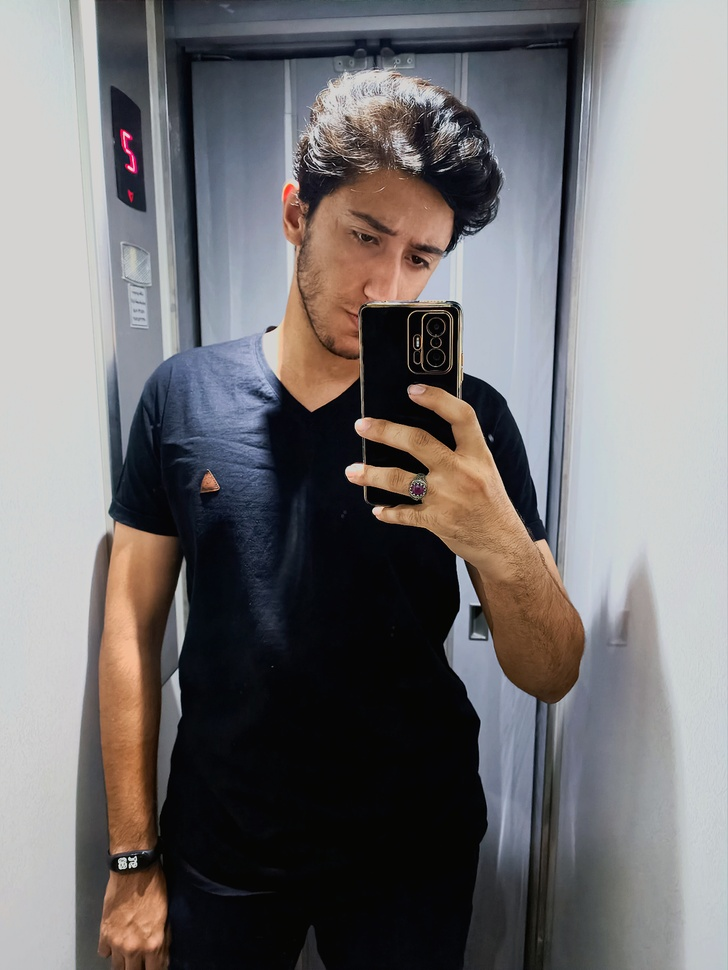
#> input picture input/sina1.jpg, 728 x 970 px, shrunk from 3000 x 3998 before the run
$ python sketch.py
#> lines starting #> are read from the running program, lines starting #| are printed output that depends on the picture
import cv2

image = cv2.imread("input/sina1.jpg", 0)
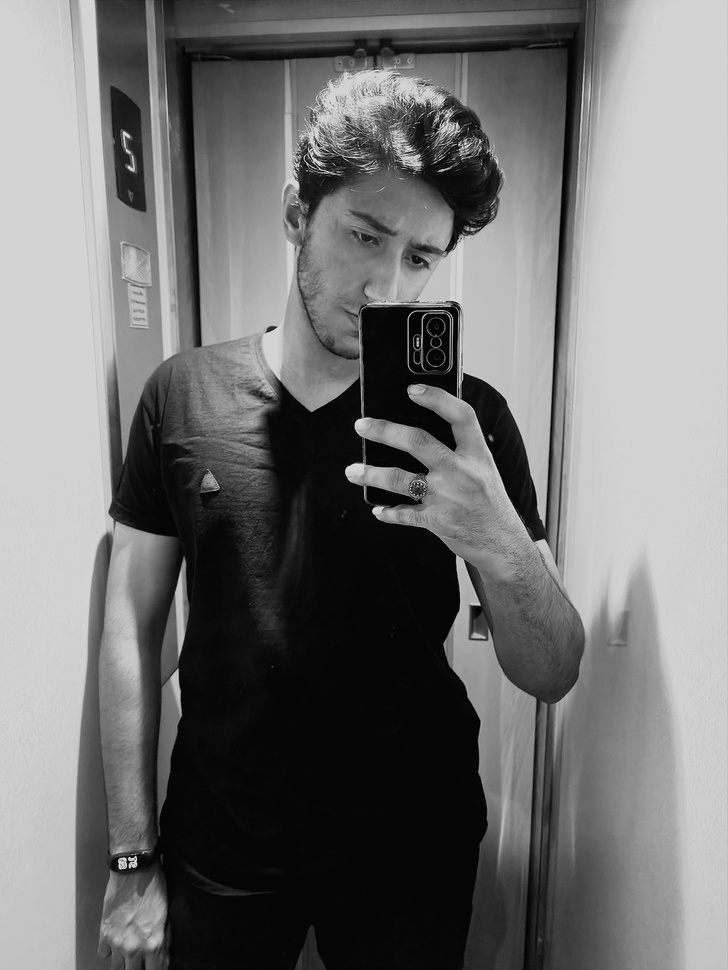
#> image: shape (970, 728); min 0, max 241, mean 114.3
# image = cv2.cvtColor(image, cv2.COLOR_BGR2GRAY)

inverted = 255 - image
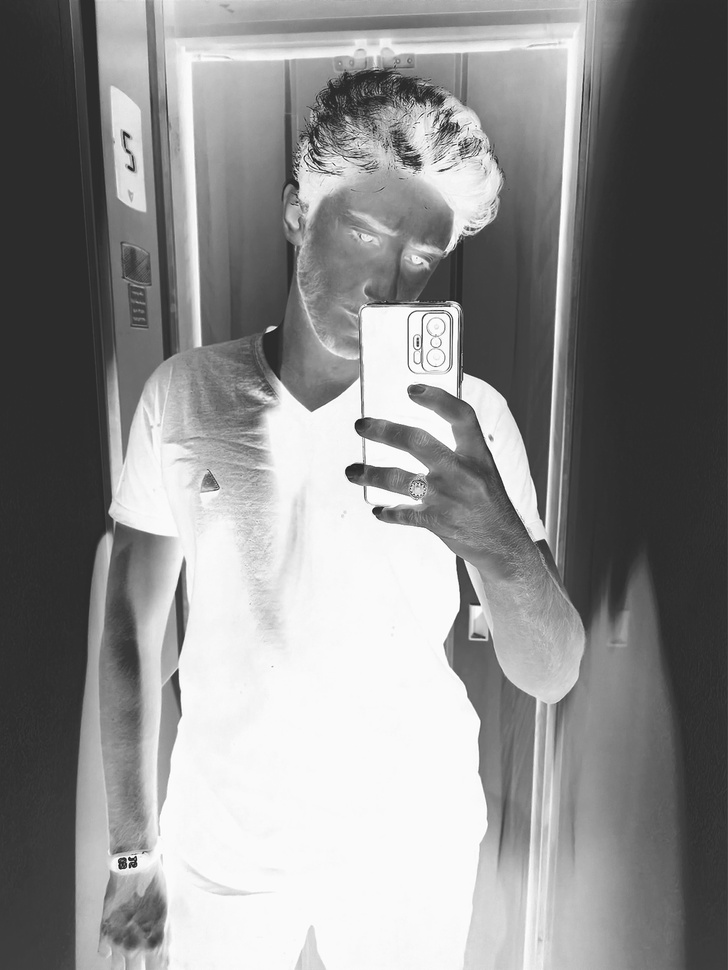
#> inverted: shape (970, 728); min 14, max 255, mean 140.7
blurred = cv2.GaussianBlur(inverted, (21, 21), 0)
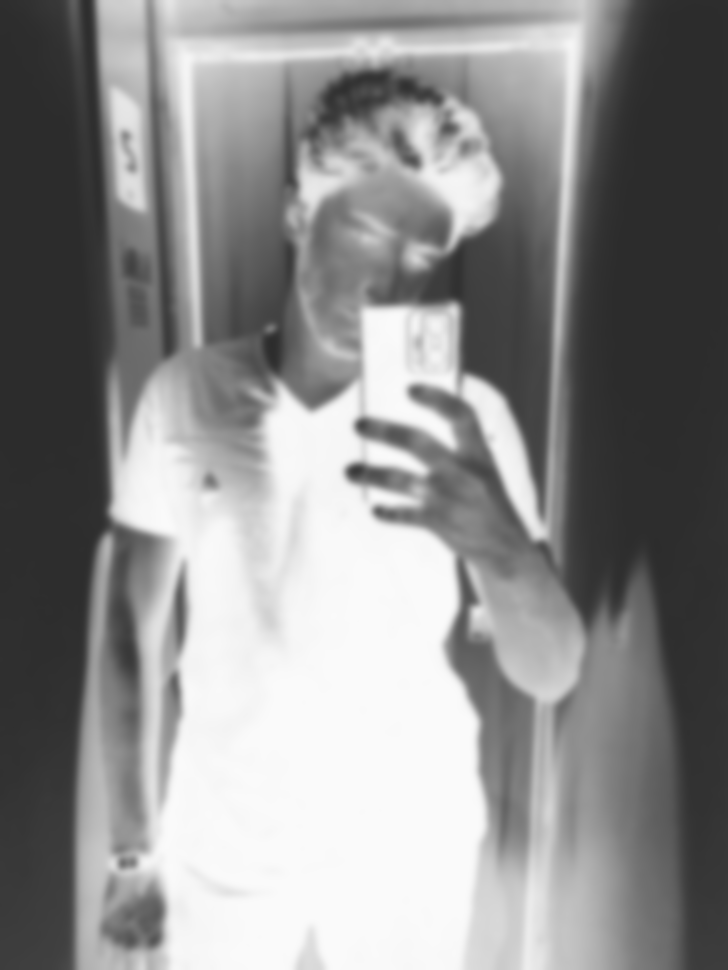
#> blurred: shape (970, 728); min 44, max 250, mean 140.7
inverted_blurred = 255 - blurred
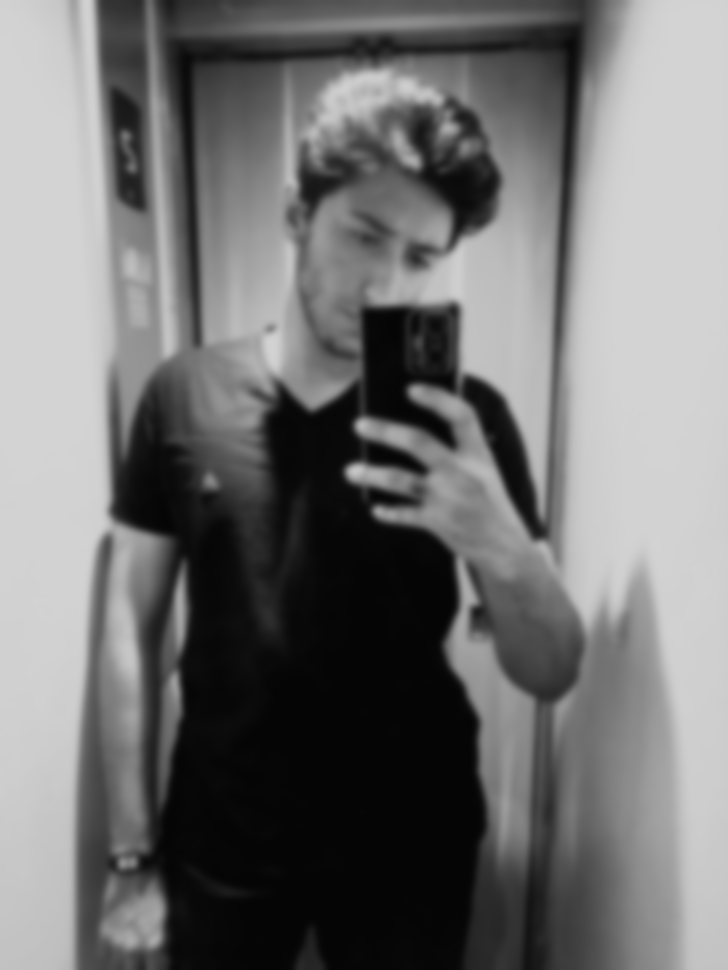
#> inverted_blurred: shape (970, 728); min 5, max 211, mean 114.3

sketch = image / inverted_blurred
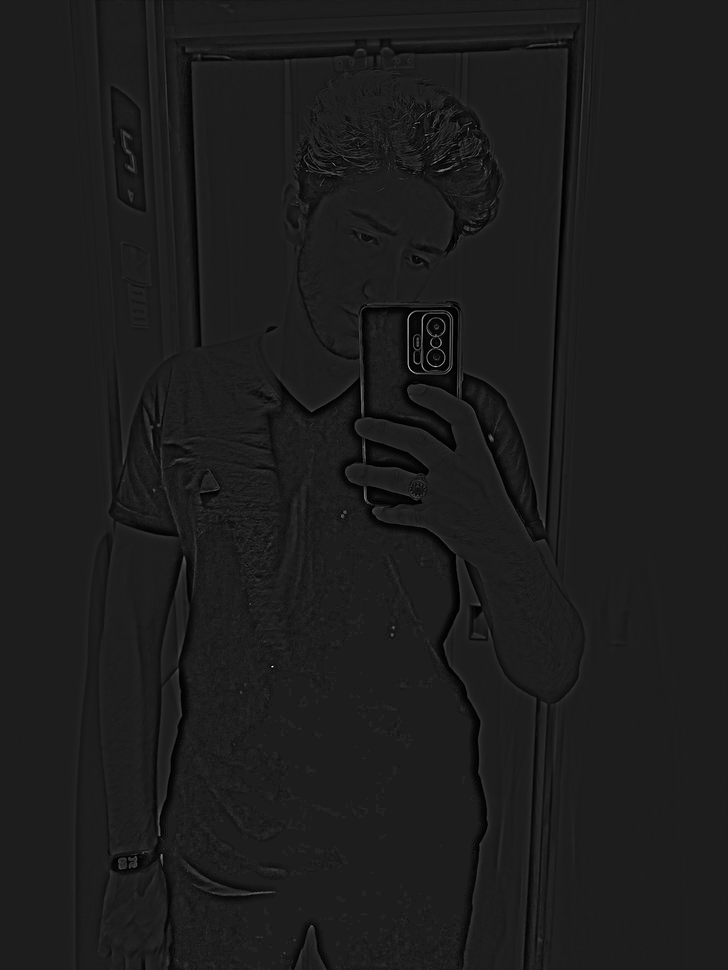
#> sketch: shape (970, 728) float64; min 0, max 8.6, mean 0.981; drawn with min black and max white
sketch = sketch * 255

cv2.imwrite("output/sketch.jpg", sketch)
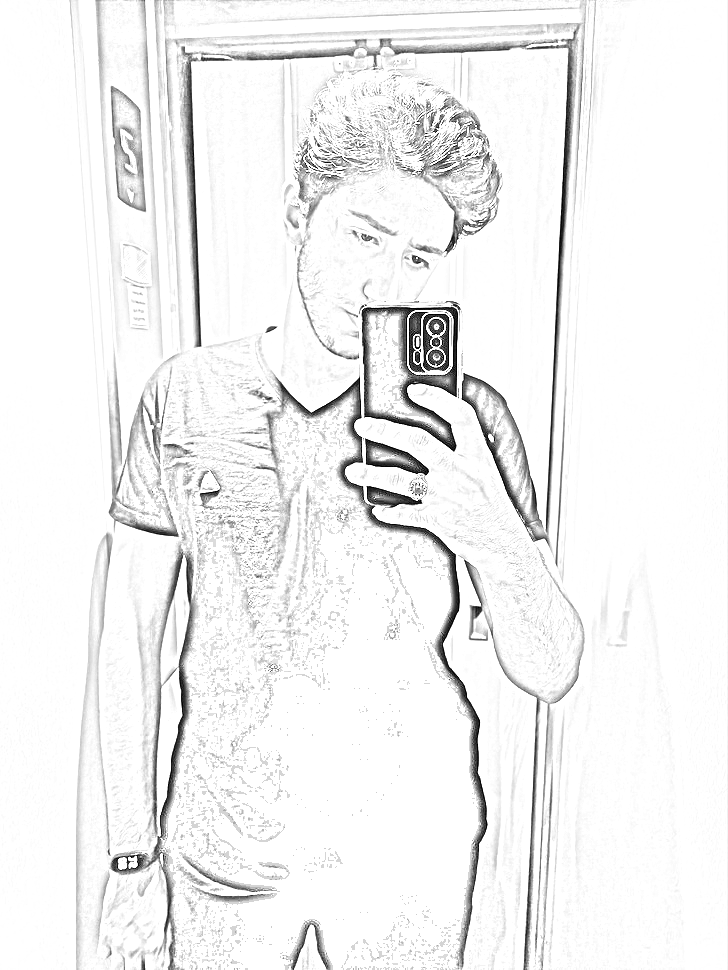
#> saved as sketch.jpg: shape (970, 728); min 0, max 255, mean 241.6

$ run again, with input/celeb.jpg copied over input/sina1.jpg
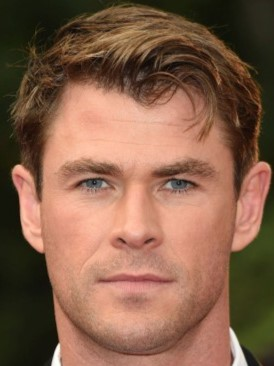
#> input picture input/celeb.jpg, 274 x 366 px
#> `sketch = image / inverted_blurred`:
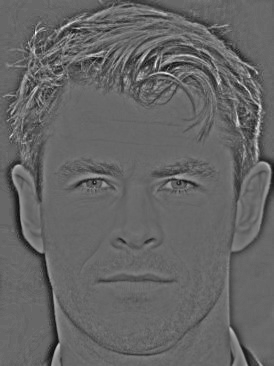
#> sketch: shape (366, 274) float64; min 0.0645, max 2.37, mean 0.985; drawn with min black and max white
#> `cv2.imwrite("output/sketch.jpg", sketch)`:
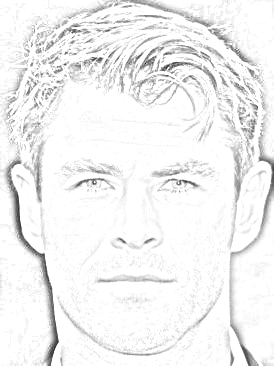
#> saved as sketch.jpg: shape (366, 274); min 16, max 255, mean 241.6

$ run again, with input/sina.jpg copied over input/sina1.jpg
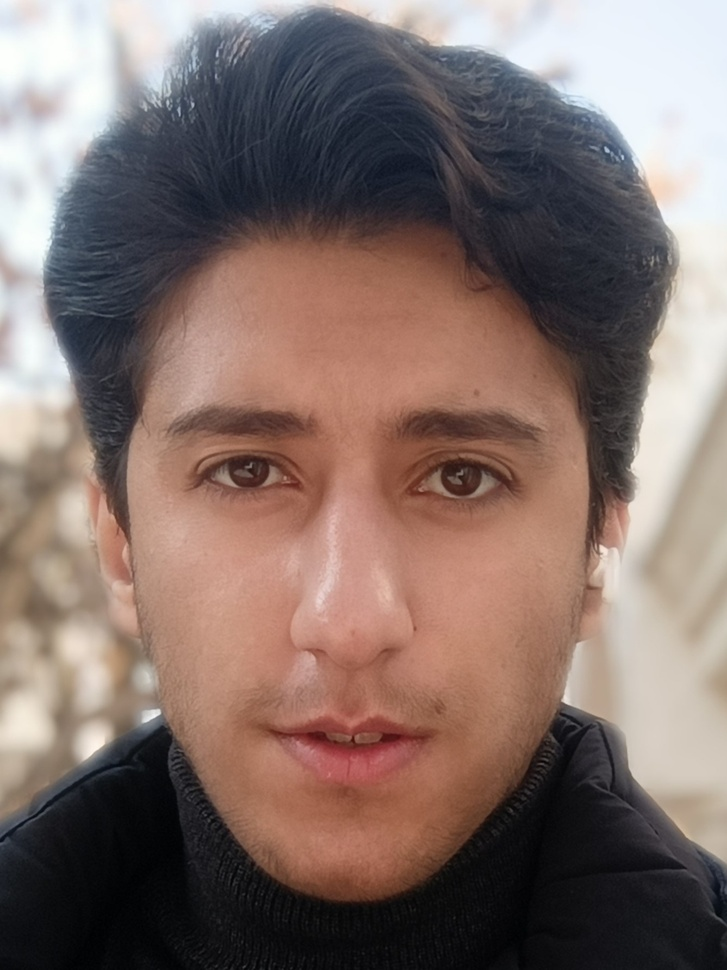
#> input picture input/sina.jpg, 727 x 970 px, shrunk from 1337 x 1783 before the run
#> `sketch = image / inverted_blurred`:
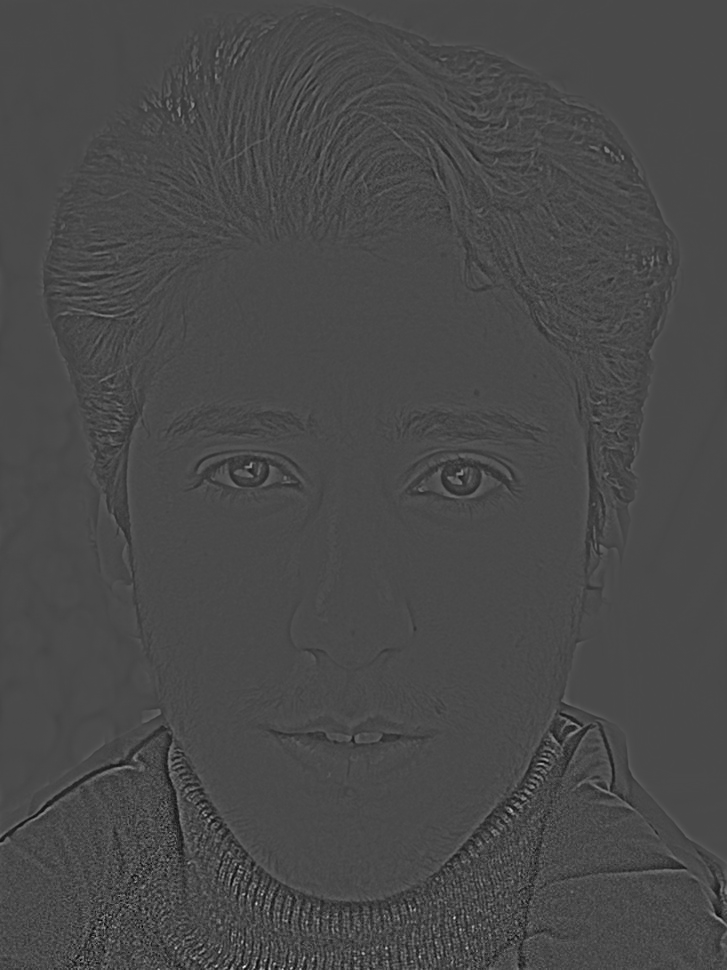
#> sketch: shape (970, 727) float64; min 0, max 3.45, mean 0.996; drawn with min black and max white
#> `cv2.imwrite("output/sketch.jpg", sketch)`:
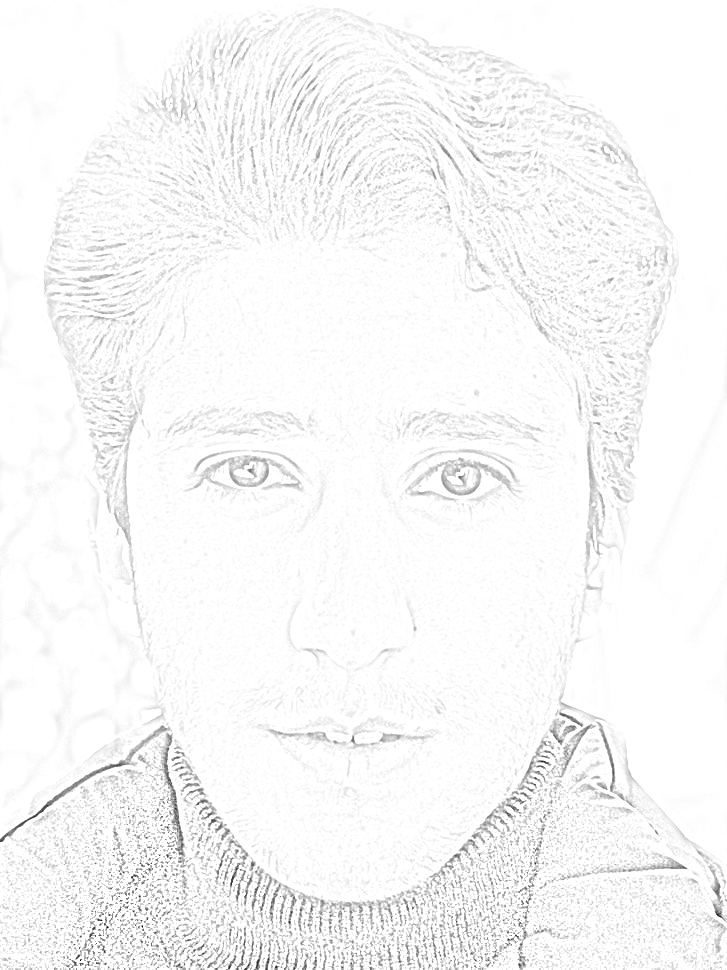
#> saved as sketch.jpg: shape (970, 727); min 0, max 255, mean 247.6
